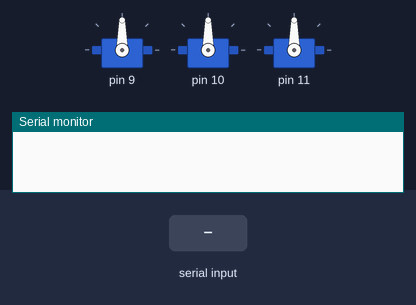
Recording of a sketch running on a simulated Arduino Uno, built with avr-gcc and run on an emulated ATmega328P. Parts: 3 × servo, the last lines printed to the serial monitor. The test bench sets the inputs (shaded band).

Above: at 1.2 s.
1.3 s: "+X\n" received over Serial
At 2.1 s:
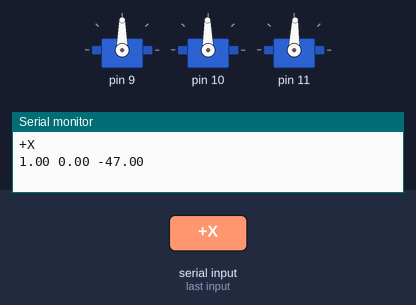
2.9 s: "+Z\n" received over Serial
At 3.4 s:
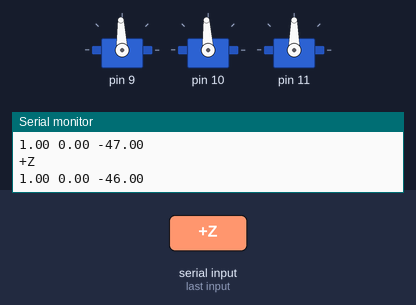
Timing chart, 0 to 5.9 s (numbered marks = the images above; inputs shaded):
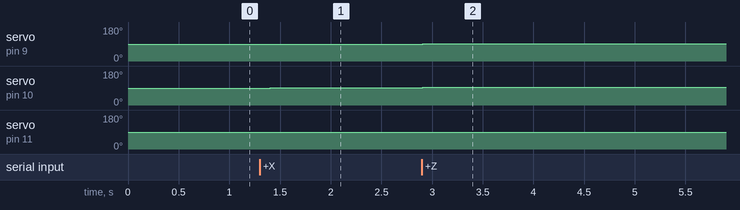

Measured:
- after the input at 1.3 s, servo on pin 10: 90° → 91° after 0.11 s; servo on pin 11: 90° → 88° after 0.11 s
- after the input at 2.9 s, servo on pin 9: 90° → 92° at once; servo on pin 10: 91° → 93° at once; servo on pin 11: 88° → 90° at once

The sketch:

DeltaZ_communication.ino
```cpp
#include "DeltaRobot.h"
#include <Servo.h>
#include <math.h>
String inputString = "";         // a String to hold incoming data
String moveString = "";
bool stringComplete = false;  // whether the string is complete
Delta myDelta = Delta();
float height;

// Uncomment below for general analog input
//int analogVal;
//float avgAnalogVal;
//int analogPin = A0;

// Uncomment below for joystick analog input
int zVal = -47;
int xVal=0;
int yVal=0;
int analogX=500;
int analogY=500;
int analogZ=500;
int zPin = A0;
int xPin = A1;
int yPin = A2;
int switchpin = 3;
volatile bool ycontrol = true;
bool manual_mode = false;

int joyMid =500;
int joyThresh = 200;

//Uncomment below for ultrasonic sensor input
//int maxReading = 20;
//NewPing sonar(7,6,maxReading);
//float distance = 0;
//float height = -35.0;
//y=-4 looks like good touching

void setup() {
  Serial.begin(9600);
  inputString.reserve(200);
  moveString.reserve(200);
  myDelta.setupMotors(9, 10, 11);
  //myDelta.setupMotors(10,11, 9);
  myDelta.goHome();
  pinMode(switchpin, INPUT_PULLUP);
  //attachInterrupt(digitalPinToInterrupt(switchpin), switchInterr, RISING);
  xVal =0;
  yVal = 0;
  zVal = -47;
}

void switchInterr(){
  ycontrol = !ycontrol;
}

void loop() {

  if (stringComplete) {
    inputString.toUpperCase();
    inputString.trim(); // Gets rid of the carriage response ASCII 13
    //    Serial.println(inputString); //option send to MATLAB
    if (inputString.equalsIgnoreCase("M1")) {
      manual_mode=true;
    }
    if(inputString.equalsIgnoreCase("M2")){
      manual_mode=false;
    }

    if((inputString.startsWith("+") || inputString.startsWith("-")) && (inputString.length() %2==0)){
      moveString=inputString;
    }
    if (inputString.startsWith("GOTO")) { // parameterized messages
      String posString = inputString.substring(5);
      int commaIndex = posString.indexOf(',');
      //  Search for the next comma just after the first
      int secondCommaIndex = posString.indexOf(',', commaIndex + 1);
      String firstValue = posString.substring(0, commaIndex);
      String secondValue = posString.substring(commaIndex + 1, secondCommaIndex);
      String thirdValue = posString.substring(secondCommaIndex + 1); // To the end of the string
      float x = firstValue.toInt();
      float y = secondValue.toInt();
      float z = thirdValue.toInt();
      myDelta.goTo(x, y, z);
    }
    // clear the string:
    inputString = "";
    stringComplete = false;
  }

  xVal = (int)myDelta.x0;
  yVal = (int)myDelta.y0;
  zVal = (int)myDelta.z0;

  int oldx = xVal;
  int oldy = yVal;
  int oldz = zVal;
  if(manual_mode){
    analogX = avgAnalogFast(xPin);
    if(analogX>joyMid+joyThresh){
      xVal = xVal+1;
    }else if(analogX<joyMid-joyThresh){
      xVal = xVal-1;
    }

    analogY = avg5Analog(yPin);
    int depth = (int)map(analogY, 0, 1022, -10, 10);
    if(depth>yVal){
      yVal = yVal+1;
    }else if(depth<yVal){
      yVal = yVal-1;
    }

    analogZ = avgAnalogFast(zPin);  // only uncomment this line if using potnetiometer with joystick
    if(analogZ>joyMid+joyThresh){
      zVal=zVal+1;
    }else if(analogZ<joyMid-joyThresh){
      zVal = zVal-1;
    }

    if(xVal==oldx && yVal==oldy && zVal==oldz){

    }else{
      if(xVal>oldx){
        moveString += "+X";
      }else if(xVal<oldx){
        moveString+= "-X";
      }
      if(zVal>oldz){
        moveString+="+Z";
      }else if(zVal<oldz){
        moveString+="-Z";
      }
      if(yVal>oldy){
        moveString+="+Y";
      }else if(yVal<oldy){
        moveString+="-Y";
      }
      //Serial.println(moveString);
      //moveString="";
      myDelta.goTo(xVal,yVal,zVal);
      myDelta.reportPositionString(moveString);
      moveString="";
    }
  }else if(moveString!=""){
    parseCommand();
    //Serial.println(moveString);
    myDelta.goTo(xVal,yVal,zVal);
    myDelta.reportPositionString(moveString);
    moveString="";
  }
  delay(100);


}

void parseCommand(){
  String copy = moveString;
  while(copy!=""){
    String curr = copy.substring(0,2);
    copy = copy.substring(2);
    if(curr.equalsIgnoreCase("+X")){
      xVal+=1;
    }else if(curr.equalsIgnoreCase("-X")){
      xVal-=1;
    }else if(curr.equalsIgnoreCase("+Z")){
      zVal+=1;
    }else if(curr.equalsIgnoreCase("-Z")){
      zVal-=1;
    }else if(curr.equalsIgnoreCase("+Y")){
      yVal+=1;
    }else if(curr.equalsIgnoreCase("-Y")){
      yVal-=1;
    }
  }
}

void SF1() {
  //  ADD YOUR OWN COOL FUNCTION :)
  Serial.println("SF1");
  goCircle(25, -70.5);
}

void SF2() {
  //  ADD YOUR OWN COOL FUNCTION :)
  Serial.println("SF2");
}

void SF3() {
  //  ADD YOUR OWN COOL FUNCTION :)
  Serial.println("SF3");
  goCircle(30, -50);
}

void SF4() {
  //  ADD YOUR OWN COOL FUNCTION :)
  Serial.println("SF4");
}

void goCircle(int r, float z) {
  float x;
  float y;
  for (int i = 0; i < 360; i = i + 6) {
    x = r * cos(i * 3.14159 / 180);
    y = r * sin(i * 3.14159 / 180);
    myDelta.reportPosition();
    myDelta.goTo(x, y, z);
    delay(1);
  }
  myDelta.goHome();
}

void moveLine(int p1x, int p1y, int p1z, int p2x, int p2y, int p2z, int numPoints) {
  int xCurrent;
  int yCurrent;
  int zCurrent;

  for (int i = 0; i < numPoints; i++) {
    xCurrent = map(i, 0, numPoints, p1x, p2x);
    yCurrent = map(i, 0, numPoints, p1y, p2y);
    zCurrent = map(i, 0, numPoints, p1z, p2z);
    myDelta.goTo(xCurrent, yCurrent, zCurrent);
    delay(10);
  }
}

// Uncomment below for general analog input
float avg5Analog(int analogPin){
  float sumReadings = 0;
  int reading = 0;
  for (int i = 0; i<5; i++){
    reading = analogRead(analogPin);
    sumReadings = sumReadings + reading;
    delay(10);
  }
  return sumReadings/5;
}

// Uncomment Below for ultrasonic sensor
//float avg5US(){
//  float sumReadings = 0;
//  int reading = 0;
//  for (int i = 0; i<5; i++){
//    reading = sonar.ping_cm();
//    if (reading<1){
//      reading = maxReading;
//    }
//    sumReadings = sumReadings + reading;
//    delay(10);
//  }
//  return sumReadings/5;
//}

// Uncomment below for fast analog read
float avgAnalogFast(int analogPin){
  float sumReadings = 0;
  int reading = 0;
  for (int i = 0; i<5; i++){
    reading = analogRead(analogPin);
    sumReadings = sumReadings + reading;
  }
  return sumReadings/5;
}


void serialEvent() {
  while (Serial.available()) {
    // get the new byte:
    char inChar = (char)Serial.read();
    // if the incoming character is a newline, set a flag so the main loop can
    // do something about it:
    if (inChar == '\n') { // \n is line feed ASCII 10
      stringComplete = true;
    } else {
      // add it to the inputString:
      inputString += inChar;
    }
  }
}
```

DeltaRobot.cpp
```cpp
#include <Servo.h>
#include "Arduino.h"
#include "DeltaRobot.h"

Delta::Delta() {
  // Constructor for the delta class. This function allows you to create an instance of the delta class and sets some properties of the robot.
  e = 25;     // end effector
  f = 50;     // base
  re = 60.0;
  rf = 30.0;
  sqrt3 = sqrt(3.0);
  pi = 3.141592653;    // PI
  sin120 = sqrt3 / 2.0;
  cos120 = -0.5;
  tan60 = sqrt3;
  sin30 = 0.5;
  tan30 = 1.0 / sqrt3;
  rMax = 30;
  zMin = -75;
  zMax = -35;
}

void Delta::setupMotors(int pin1, int pin2, int pin3) {
  // Initialize the robot's serovs. This must be done in Arduino's setup funtion
  servo1.attach(pin1);
  servo2.attach(pin2);
  servo3.attach(pin3);
}

void Delta::goHome() {
  /* Delta will go to its home position (x,y,z) = (0,0,-47.06) where all joint angles are zero. The robot will report its joint angles to the serial monitor*/
  goToAngle(0,0,0);
  //reportAngles();
}

void Delta::goTo(float x, float y, float z) {
  /* Inputs the target position, (x,y,z). First, this function tests if the target position is in the workspace.
   If so, it calculates the inverse kineamtics, moves the robot to that position. It not, the robot reports that it isnt in the workspace.
   Finally, the robot reports its current joint angles.*/
  int inWorkspace = testInWorkspace(x, y, z);

  if (inWorkspace){
    x0 = x;
    y0 = y;
    z0 = z;
    delta_calcInverse(x0, y0, z0, t1, t2, t3);
    servo1.write(-t1 + 90);
    servo2.write(-t2 + 90);
    servo3.write(-t3 + 90);

  } else {
    //Serial.println("NOT IN WORKSPACE");
  }
  //reportPosition();
  //reportAngles();
}

int Delta::testInWorkspace(float x, float y, float z) {
  /* inputs target x,y, and z position. Tests if the position if the position is in the current worksapce of the robot (set by rMax, zMin, and zMax.
  If the point is in the workspace, return 1, else return 0*/
  float r = sqrt(x * x + y * y);
//  Serial.println(String(" test") + round(x) + String(" ") + round(z) + String(" ") + round(z));
  if ((r <= rMax) && (z <= zMax) && (z >= zMin)) {
    return 1;
  } else {
    return 0;
  }
}

void Delta::reportPosition(){
  /* Report the curent position of the robot*/
  //Serial.print("ATPOS ");
  Serial.print(x0,2);
  Serial.print(" ");
  Serial.print(y0,2);
  Serial.print(" ");
  Serial.println(z0,2);
}

void Delta::reportPositionString(String start){
  /* Report the curent position of the robot*/
  //Serial.print("ATPOS ");
  String printString = start + "\n" + String(x0, 2) + " " + String(y0, 2) + " " + String(z0,2);
  Serial.println(printString);
}

void Delta::reportAngles(){
  /* Report the current position of the robot*/
  Serial.println(String("ATANG ") + round(t1) + String(" ") + round(t2) + String(" ") + round(t3));
}

void Delta::goToAngle(int angle1, int angle2, int angle3) {
  /* inputs angles angle1-3. Claculates forward kineamtics and tests if position is in the workspace. If so, the robot goes to those angles.
   *  If not, the root reports that it is not in the workspace. Then, report the position of the robot. */
  float x0Old = x0;
  float y0Old = y0;
  float z0Old = z0;

  delta_calcForward(angle1, angle2, angle3, x0, y0, z0);
  /* Visit https://hypertriangle.com/~alex/delta-robot-tutorial/ for more information*/
  int inWorkspace = testInWorkspace(x0, y0, z0);
  if (inWorkspace){
    t1 = angle1;
    t2 = angle2;
    t3 = angle3;
    servo1.write(-t1 + 90);
    servo2.write(-t2 + 90);
    servo3.write(-t3 + 90);
  } else {
    Serial.println("NOT IN WORKSPACE");
    x0 = x0Old;
    y0 = y0Old;
    z0 = z0Old;
  }
  //reportPosition();

}

int Delta::delta_calcAngleYZ(float x0, float y0, float z0, float &theta) {
  /* Visit https://hypertriangle.com/~alex/delta-robot-tutorial/ for more information*/
  float y1 = -0.5 * 0.57735 * f; // f/2 * tg 30
  //float y1 = yy1;
  y0 -= 0.5 * 0.57735    * e;    // shift center to edge
  // z = a + b*y
  float a = (x0 * x0 + y0 * y0 + z0 * z0 + rf * rf - re * re - y1 * y1) / (2 * z0);
  float b = (y1 - y0) / z0;
  // discriminant
  float d = -(a + b * y1) * (a + b * y1) + rf * (b * b * rf + rf);
  if (d < 0) return -1; // non-existing point
  float yj = (y1 - a * b - sqrt(d)) / (b * b + 1); // choosing outer point
  float zj = a + b * yj;
  theta = 180.0 * atan(-zj / (y1 - yj)) / pi + ((yj > y1) ? 180.0 : 0.0);
  if ((theta < -180) || (theta > 180))
    return -1;
  return 0;
}

int Delta::delta_calcInverse(float x0, float y0, float z0, float &theta1, float &theta2, float &theta3) {
  /* Visit https://hypertriangle.com/~alex/delta-robot-tutorial/ for more information*/
  theta1 = theta2 = theta3 = 0;
  int stat1 = delta_calcAngleYZ(x0, y0, z0, theta1);
  int stat2 = delta_calcAngleYZ(x0 * cos120 + y0 * sin120, y0 * cos120 - x0 * sin120, z0, theta2); // rotate coords to +120 deg
  int stat3 = delta_calcAngleYZ(x0 * cos120 - y0 * sin120, y0 * cos120 + x0 * sin120, z0, theta3); // rotate coords to -120 deg
  return stat1 + stat2 + stat3;
}

int Delta::delta_calcForward(float theta1, float theta2, float theta3, float &x0, float &y0, float &z0) {
  /* Visit https://hypertriangle.com/~alex/delta-robot-tutorial/ for more information*/
  float t = (f - e) * tan30 / 2;
  float dtr = pi / (float)180.0;

  theta1 *= dtr;
  theta2 *= dtr;
  theta3 *= dtr;

  float y1 = -(t + rf * cos(theta1));
  float z1 = -rf * sin(theta1);

  float y2 = (t + rf * cos(theta2)) * sin30;
  float x2 = y2 * tan60;
  float z2 = -rf * sin(theta2);

  float y3 = (t + rf * cos(theta3)) * sin30;
  float x3 = -y3 * tan60;
  float z3 = -rf * sin(theta3);

  float dnm = (y2 - y1) * x3 - (y3 - y1) * x2;

  float w1 = y1 * y1 + z1 * z1;
  float w2 = x2 * x2 + y2 * y2 + z2 * z2;
  float w3 = x3 * x3 + y3 * y3 + z3 * z3;

  // x = (a1*z + b1)/dnm
  float a1 = (z2 - z1) * (y3 - y1) - (z3 - z1) * (y2 - y1);
  float b1 = -((w2 - w1) * (y3 - y1) - (w3 - w1) * (y2 - y1)) / 2.0;

  // y = (a2*z + b2)/dnm;
  float a2 = -(z2 - z1) * x3 + (z3 - z1) * x2;
  float b2 = ((w2 - w1) * x3 - (w3 - w1) * x2) / 2.0;

  // a*z^2 + b*z + c = 0
  float a = a1 * a1 + a2 * a2 + dnm * dnm;
  float b = 2 * (a1 * b1 + a2 * (b2 - y1 * dnm) - z1 * dnm * dnm);
  float c = (b2 - y1 * dnm) * (b2 - y1 * dnm) + b1 * b1 + dnm * dnm * (z1 * z1 - re * re);

  // discriminant
  float d = b * b - (float)4.0 * a * c;
  if (d < 0) return -1; // non-existing point

  z0 = -(float)0.5 * (b + sqrt(d)) / a;
  x0 = (a1 * z0 + b1) / dnm;
  y0 = (a2 * z0 + b2) / dnm;
  return 0;
}
```

DeltaRobot.h
```cpp
#include "Arduino.h"
#include <Servo.h>

class Delta
{
  public:
    Delta();
    Servo servo1;
    Servo servo2;
    Servo servo3;
    void goHome();
    void goTo(float x, float y, float z);
    void goToAngle(int angle1, int angle2, int angle3);
    int delta_calcAngleYZ(float x0, float y0, float z0, float &theta);
    int delta_calcInverse(float x0, float y0, float z0, float &theta1, float &theta2, float &theta3);
    int delta_calcForward(float theta1, float theta2, float theta3, float &x0, float &y0, float &z0);
    void reportPosition();
    void reportPositionString(String start);
    void reportAngles();
    float t1;
    float t2;
    float t3;
    float x0;
    float y0;
    float z0;
    float rMax;
    float zMin;
    float zMax;
    int testInWorkspace(float x, float y, float z);
    void setupMotors(int pin1,int pin2, int pin3);

  private:
    float e;     // end effector
    float f;     // base
    float re;
    float rf;
    float sqrt3;
    float pi;    // PI
    float sin120;
    float cos120;
    float tan60;
    float sin30;
    float tan30;
};
```
